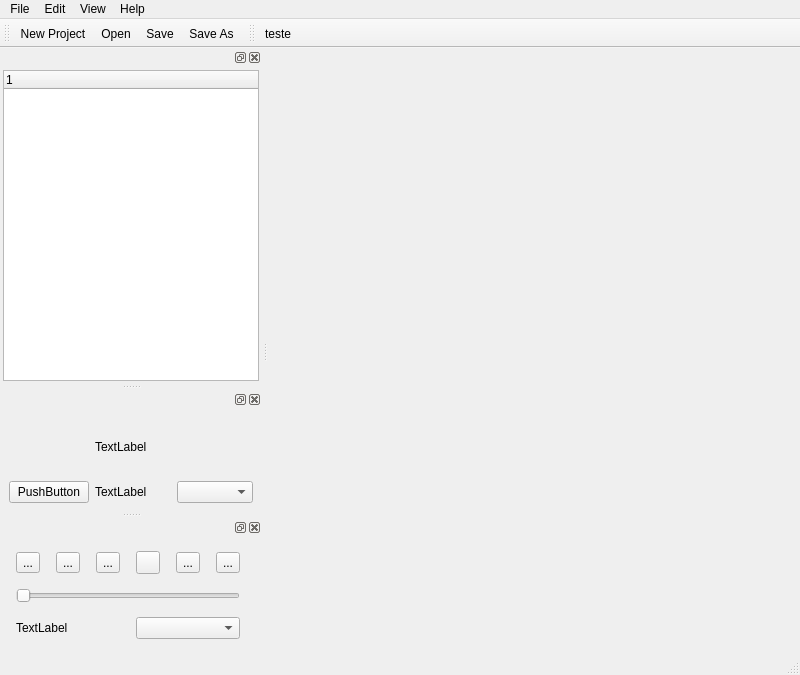
<?xml version="1.0" encoding="UTF-8"?>
<ui version="4.0">
 <class>MainWindow</class>
 <widget class="QMainWindow" name="MainWindow">
  <property name="geometry">
   <rect>
    <x>0</x>
    <y>0</y>
    <width>800</width>
    <height>675</height>
   </rect>
  </property>
  <property name="windowTitle">
   <string>MainWindow</string>
  </property>
  <widget class="QWidget" name="centralwidget"/>
  <widget class="QMenuBar" name="menubar">
   <property name="geometry">
    <rect>
     <x>0</x>
     <y>0</y>
     <width>800</width>
     <height>27</height>
    </rect>
   </property>
   <widget class="QMenu" name="menuFile">
    <property name="title">
     <string>File</string>
    </property>
    <addaction name="actionNew_Project"/>
    <addaction name="actionOpen"/>
    <addaction name="actionSave"/>
    <addaction name="actionSave_As"/>
   </widget>
   <widget class="QMenu" name="menuEdit">
    <property name="title">
     <string>Edit</string>
    </property>
   </widget>
   <widget class="QMenu" name="menuView">
    <property name="title">
     <string>View</string>
    </property>
   </widget>
   <widget class="QMenu" name="menuHelp">
    <property name="title">
     <string>Help</string>
    </property>
   </widget>
   <addaction name="menuFile"/>
   <addaction name="menuEdit"/>
   <addaction name="menuView"/>
   <addaction name="menuHelp"/>
  </widget>
  <widget class="QStatusBar" name="statusbar"/>
  <widget class="QToolBar" name="toolBar">
   <property name="windowTitle">
    <string>toolBar</string>
   </property>
   <attribute name="toolBarArea">
    <enum>TopToolBarArea</enum>
   </attribute>
   <attribute name="toolBarBreak">
    <bool>false</bool>
   </attribute>
   <addaction name="actionNew_Project"/>
   <addaction name="actionOpen"/>
   <addaction name="actionSave"/>
   <addaction name="actionSave_As"/>
  </widget>
  <widget class="QDockWidget" name="dockWidget">
   <attribute name="dockWidgetArea">
    <number>1</number>
   </attribute>
   <widget class="QWidget" name="dockWidgetContents">
    <layout class="QHBoxLayout" name="horizontalLayout">
     <property name="spacing">
      <number>3</number>
     </property>
     <property name="margin">
      <number>3</number>
     </property>
     <item>
      <widget class="QTreeWidget" name="treeWidget">
       <column>
        <property name="text">
         <string notr="true">1</string>
        </property>
       </column>
      </widget>
     </item>
    </layout>
   </widget>
  </widget>
  <widget class="QDockWidget" name="dockWidget_2">
   <attribute name="dockWidgetArea">
    <number>1</number>
   </attribute>
   <widget class="QWidget" name="dockWidgetContents_2">
    <layout class="QGridLayout" name="gridLayout_3">
     <item row="0" column="1">
      <widget class="QLabel" name="label_2">
       <property name="text">
        <string>TextLabel</string>
       </property>
      </widget>
     </item>
     <item row="1" column="0">
      <widget class="QPushButton" name="pushButton_2">
       <property name="cursor">
        <cursorShape>ArrowCursor</cursorShape>
       </property>
       <property name="text">
        <string>PushButton</string>
       </property>
       <property name="checkable">
        <bool>true</bool>
       </property>
      </widget>
     </item>
     <item row="1" column="1">
      <widget class="QLabel" name="label_3">
       <property name="text">
        <string>TextLabel</string>
       </property>
      </widget>
     </item>
     <item row="1" column="2">
      <widget class="QComboBox" name="comboBox_2"/>
     </item>
    </layout>
   </widget>
  </widget>
  <widget class="QDockWidget" name="dockWidget_3">
   <property name="sizePolicy">
    <sizepolicy hsizetype="Minimum" vsizetype="Minimum">
     <horstretch>0</horstretch>
     <verstretch>0</verstretch>
    </sizepolicy>
   </property>
   <attribute name="dockWidgetArea">
    <number>1</number>
   </attribute>
   <widget class="QWidget" name="dockWidgetContents_3">
    <layout class="QGridLayout" name="gridLayout_2" rowstretch="0,0,0">
     <property name="margin">
      <number>2</number>
     </property>
     <property name="spacing">
      <number>2</number>
     </property>
     <item row="0" column="0">
      <widget class="QToolButton" name="toolButton_10">
       <property name="text">
        <string>...</string>
       </property>
       <property name="icon">
        <iconset>
         <normaloff>.backward2.png</normaloff>.backward2.png</iconset>
       </property>
      </widget>
     </item>
     <item row="0" column="1">
      <widget class="QToolButton" name="toolButton_12">
       <property name="text">
        <string>...</string>
       </property>
       <property name="icon">
        <iconset>
         <normaloff>.backward.png</normaloff>.backward.png</iconset>
       </property>
      </widget>
     </item>
     <item row="0" column="2">
      <widget class="QToolButton" name="toolButton_13">
       <property name="text">
        <string>...</string>
       </property>
       <property name="icon">
        <iconset>
         <normaloff>deleteSystem.png</normaloff>deleteSystem.png</iconset>
       </property>
      </widget>
     </item>
     <item row="0" column="3">
      <widget class="QToolButton" name="toolButton_9">
       <property name="text">
        <string/>
       </property>
       <property name="icon">
        <iconset>
         <normaloff>.play.png</normaloff>.play.png</iconset>
       </property>
       <property name="checkable">
        <bool>true</bool>
       </property>
       <property name="checked">
        <bool>false</bool>
       </property>
      </widget>
     </item>
     <item row="0" column="4">
      <widget class="QToolButton" name="toolButton_8">
       <property name="text">
        <string>...</string>
       </property>
       <property name="icon">
        <iconset>
         <normaloff>.forward.png</normaloff>.forward.png</iconset>
       </property>
      </widget>
     </item>
     <item row="0" column="5">
      <widget class="QToolButton" name="toolButton_7">
       <property name="text">
        <string>...</string>
       </property>
       <property name="icon">
        <iconset>
         <normaloff>.forward2.png</normaloff>.forward2.png</iconset>
       </property>
      </widget>
     </item>
     <item row="1" column="0" colspan="6">
      <widget class="QSlider" name="horizontalSlider">
       <property name="orientation">
        <enum>Qt::Horizontal</enum>
       </property>
      </widget>
     </item>
     <item row="2" column="0" colspan="3">
      <widget class="QLabel" name="label">
       <property name="text">
        <string>TextLabel</string>
       </property>
      </widget>
     </item>
     <item row="2" column="3" colspan="3">
      <widget class="QComboBox" name="comboBox"/>
     </item>
    </layout>
   </widget>
  </widget>
  <widget class="QToolBar" name="toolBar_2">
   <property name="windowTitle">
    <string>toolBar_2</string>
   </property>
   <attribute name="toolBarArea">
    <enum>TopToolBarArea</enum>
   </attribute>
   <attribute name="toolBarBreak">
    <bool>false</bool>
   </attribute>
   <addaction name="actionTeste"/>
  </widget>
  <action name="actionNew_Project">
   <property name="icon">
    <iconset>
     <normaloff>NewProject.png</normaloff>NewProject.png</iconset>
   </property>
   <property name="text">
    <string>New Project</string>
   </property>
  </action>
  <action name="actionOpen">
   <property name="text">
    <string>Open</string>
   </property>
  </action>
  <action name="actionSave">
   <property name="text">
    <string>Save</string>
   </property>
  </action>
  <action name="actionSave_As">
   <property name="text">
    <string>Save As</string>
   </property>
  </action>
  <action name="actionTeste">
   <property name="text">
    <string>teste</string>
   </property>
  </action>
 </widget>
 <resources/>
 <connections/>
</ui>
